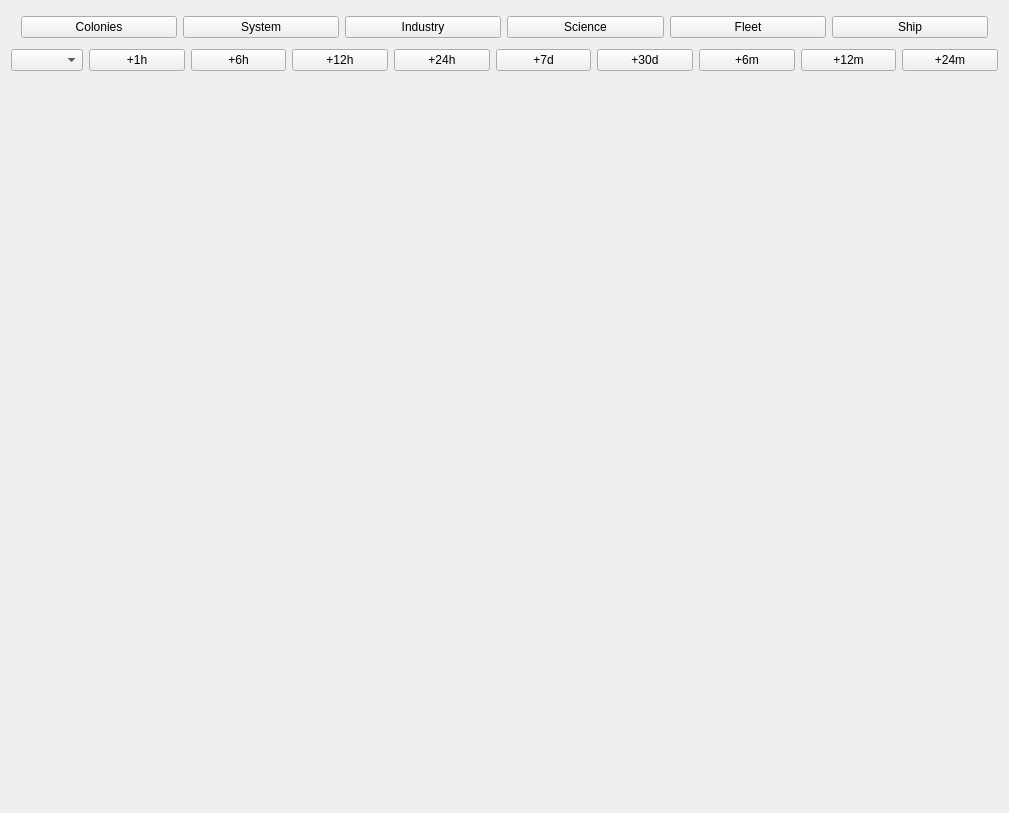
<?xml version="1.0" encoding="UTF-8"?>
<ui version="4.0">
 <class>GameWindow</class>
 <widget class="QWidget" name="GameWindow">
  <property name="geometry">
   <rect>
    <x>0</x>
    <y>0</y>
    <width>1009</width>
    <height>813</height>
   </rect>
  </property>
  <property name="windowTitle">
   <string notr="true">Mercury</string>
  </property>
  <layout class="QFormLayout" name="formLayout">
   <item row="0" column="0" colspan="2">
    <layout class="QHBoxLayout" name="horizontalLayout">
     <property name="sizeConstraint">
      <enum>QLayout::SetDefaultConstraint</enum>
     </property>
     <property name="leftMargin">
      <number>10</number>
     </property>
     <property name="topMargin">
      <number>5</number>
     </property>
     <property name="rightMargin">
      <number>10</number>
     </property>
     <property name="bottomMargin">
      <number>5</number>
     </property>
     <item>
      <widget class="QPushButton" name="colonyButton">
       <property name="text">
        <string>Colonies</string>
       </property>
      </widget>
     </item>
     <item>
      <widget class="QPushButton" name="systemButton">
       <property name="text">
        <string>System</string>
       </property>
      </widget>
     </item>
     <item>
      <widget class="QPushButton" name="industryButton">
       <property name="text">
        <string>Industry</string>
       </property>
      </widget>
     </item>
     <item>
      <widget class="QPushButton" name="scienceButton">
       <property name="text">
        <string>Science</string>
       </property>
      </widget>
     </item>
     <item>
      <widget class="QPushButton" name="fleetButton">
       <property name="text">
        <string>Fleet</string>
       </property>
      </widget>
     </item>
     <item>
      <widget class="QPushButton" name="shipButton">
       <property name="text">
        <string>Ship</string>
       </property>
      </widget>
     </item>
    </layout>
   </item>
   <item row="1" column="0">
    <widget class="QComboBox" name="systemView"/>
   </item>
   <item row="1" column="1">
    <layout class="QHBoxLayout" name="horizontalLayout_2">
     <item>
      <widget class="QPushButton" name="iTime1h">
       <property name="text">
        <string>+1h</string>
       </property>
      </widget>
     </item>
     <item>
      <widget class="QPushButton" name="iTime6h">
       <property name="text">
        <string>+6h</string>
       </property>
      </widget>
     </item>
     <item>
      <widget class="QPushButton" name="iTime12h">
       <property name="text">
        <string>+12h</string>
       </property>
      </widget>
     </item>
     <item>
      <widget class="QPushButton" name="iTime24h">
       <property name="text">
        <string>+24h</string>
       </property>
      </widget>
     </item>
     <item>
      <widget class="QPushButton" name="iTime7d">
       <property name="text">
        <string>+7d</string>
       </property>
      </widget>
     </item>
     <item>
      <widget class="QPushButton" name="iTime30d">
       <property name="text">
        <string>+30d</string>
       </property>
      </widget>
     </item>
     <item>
      <widget class="QPushButton" name="iTime6m">
       <property name="text">
        <string>+6m</string>
       </property>
      </widget>
     </item>
     <item>
      <widget class="QPushButton" name="iTime12m">
       <property name="text">
        <string>+12m</string>
       </property>
      </widget>
     </item>
     <item>
      <widget class="QPushButton" name="iTime24m">
       <property name="text">
        <string>+24m</string>
       </property>
      </widget>
     </item>
    </layout>
   </item>
   <item row="4" column="0">
    <widget class="QLabel" name="date">
     <property name="text">
      <string/>
     </property>
    </widget>
   </item>
   <item row="6" column="0">
    <layout class="QGridLayout" name="gridLayout"/>
   </item>
  </layout>
 </widget>
 <resources/>
 <connections/>
</ui>
